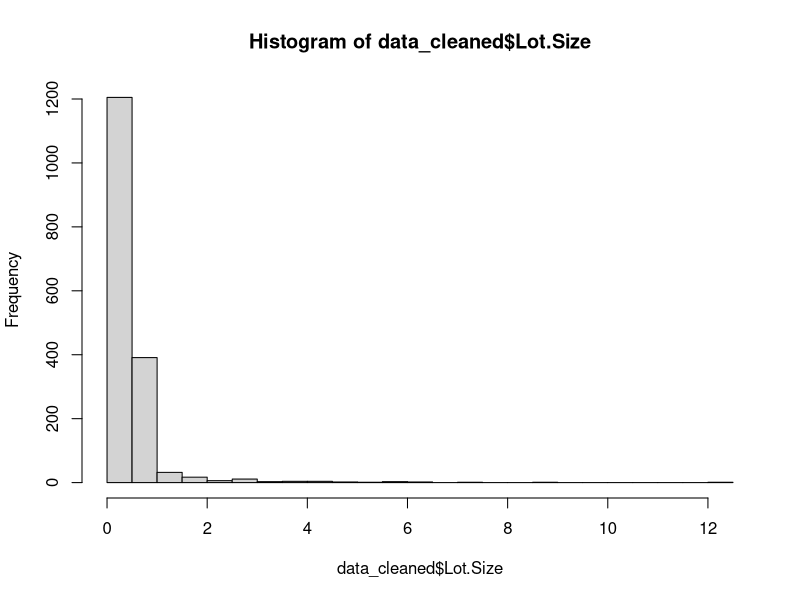

Recreate this plot in R.
## ---- chunk 1
knitr::opts_chunk$set(echo = TRUE)
## ---- chunk 2
data <- read.delim("housing-prices-ge19.txt", header = TRUE, sep = "\t", quote = "", comment.char = "", check.names = TRUE)
## ---- chunk 3
library(ggplot2)
library(dplyr)
library(scales)


#Checking the summary, and missing val of the data
summary(data)
colSums(is.na(data)) #No missing values are found in the data.

#Converting variables into the correct structire
data <- data %>%
  mutate(
    Waterfront = as.factor(Waterfront),
    New.Construct = as.factor(New.Construct),
    Central.Air = as.factor(Central.Air),
    Fuel.Type = as.factor(Fuel.Type),
    Heat.Type = as.factor(Heat.Type),
    Sewer.Type = as.factor(Sewer.Type)
  )

## ---- chunk 4
library(dplyr)

data_cleaned <- data %>%
  #Remove houses with invalid lot size
  filter(Lot.Size > 0) %>%
  #Remove old houses that has an age 0
  filter(!(Age == 0 & New.Construct == 0))

#1st problem statement:With the current housing crisis in new york state, we want to see what factors can increase housing price for a smaller lot size

summary(data_cleaned$Lot.Size)
hist(data_cleaned$Lot.Size, breaks = 30)
quantile(data_cleaned$Lot.Size, probs = c(0.25, 0.4, 0.5, 0.75))
#Result: The data is heavily right skewed, we define smaller lot size is anything below the 40 percentile

#Filter out houses with a waterfront, and erase bigger lot sizes >40%
q <- quantile(data_cleaned$Lot.Size, 0.4) 
small_lot <- data_cleaned %>%
  filter(Lot.Size < q) 

#Model Selection
M0_A <- lm(Price ~ 1, data = small_lot)
M1_A <- lm(Price ~ ., data = small_lot)

step_fwd_A  <- step(M0_A, scope = list(lower = M0_A, upper = M1_A), direction = "forward", trace = FALSE)
summary(step_fwd_A)
#Result:living area, land value, bathrooms, waterfront

step_back_A <- step(M1_A, direction = "backward", trace = FALSE)
summary(step_back_A)
#Result: waterfront, land value, new construction, living area, bathrooms

step_both_A <- step(M0_A, scope = list(lower = M0_A, upper = M1_A), direction = "both", trace = FALSE)
summary(step_both_A)
#Result: living area, land value, bathrooms, waterfront
## ---- chunk 5
#3rd problem statement: How much do the unchangeable factors impact housing price vs changeable?
# --- Define groups ---
unchangeable_vars <- c("Lot.Size", "Waterfront", "Age", "Land.Value")
changeable_vars   <- c("Living.Area", "Bathrooms", "Bedrooms", "Rooms",
                       "Central.Air", "New.Construct", "Heat.Type",
                       "Fuel.Type", "Fireplaces")

data_U <- data_cleaned[, c("Price", unchangeable_vars)]
data_C <- data_cleaned[, c("Price", changeable_vars)]

#--- UNCHANGEABLE VARIABLES ---
m0_U <- lm(Price ~ 1, data = data_U)
m1_U <- lm(Price ~ ., data = data_U)

#forward selection
step_fwd_U <- step(m0_U, scope = list(lower = m0_U, upper = m1_U),
                   direction = "forward", trace = FALSE)
summary(step_fwd_U)

#backward selection
step_back_U <- step(m1_U, direction = "backward", trace = FALSE)
summary(step_back_U)

#stepwise
step_both_U <- step(m0_U, scope = list(lower = m0_U, upper = m1_U),
                    direction = "both", trace = FALSE)
summary(step_both_U)
#MOST INFLUENTIAL VARIABLES: land value, age, lot size, waterfront

# --- CHANGEABLE VARIABLES ---
m0_C <- lm(Price ~ 1, data = data_C)
m1_C <- lm(Price ~ ., data = data_C)

# Forward selection
step_fwd_C <- step(m0_C, scope = list(lower = m0_C, upper = m1_C),
                   direction = "forward", trace = FALSE)
summary(step_fwd_C)

# Backward selection
step_back_C <- step(m1_C, direction = "backward", trace = FALSE)
summary(step_back_C)

# Stepwise (both)
step_both_C <- step(m0_C, scope = list(lower = m0_C, upper = m1_C),
                    direction = "both", trace = FALSE)
summary(step_both_C)
#MOST INFLUENTIAL VARIABLES: living area, central air, bathrooms, bedrooms


comparison <- data.frame(
  Model = c("Unchangeable_Forward", "Unchangeable_Backward", "Unchangeable_Both",
            "Changeable_Forward", "Changeable_Backward", "Changeable_Both"),
  R2 = c(summary(step_fwd_U)$r.squared,
         summary(step_back_U)$r.squared,
         summary(step_both_U)$r.squared,
         summary(step_fwd_C)$r.squared,
         summary(step_back_C)$r.squared,
         summary(step_both_C)$r.squared),
  Adj_R2 = c(summary(step_fwd_U)$adj.r.squared,
             summary(step_back_U)$adj.r.squared,
             summary(step_both_U)$adj.r.squared,
             summary(step_fwd_C)$adj.r.squared,
             summary(step_back_C)$adj.r.squared,
             summary(step_both_C)$adj.r.squared)
)

comparison
#Result: all selection methods use (forward, back, both) produced the same results within unchangeable and changeable variables. 
#About 38% of the variation of house prices is explained by factors that are unchangeable (R2 = 0.38)
#About 55% of the variation of house prices is explained by factors that are changeable (R2 = 0.55)
